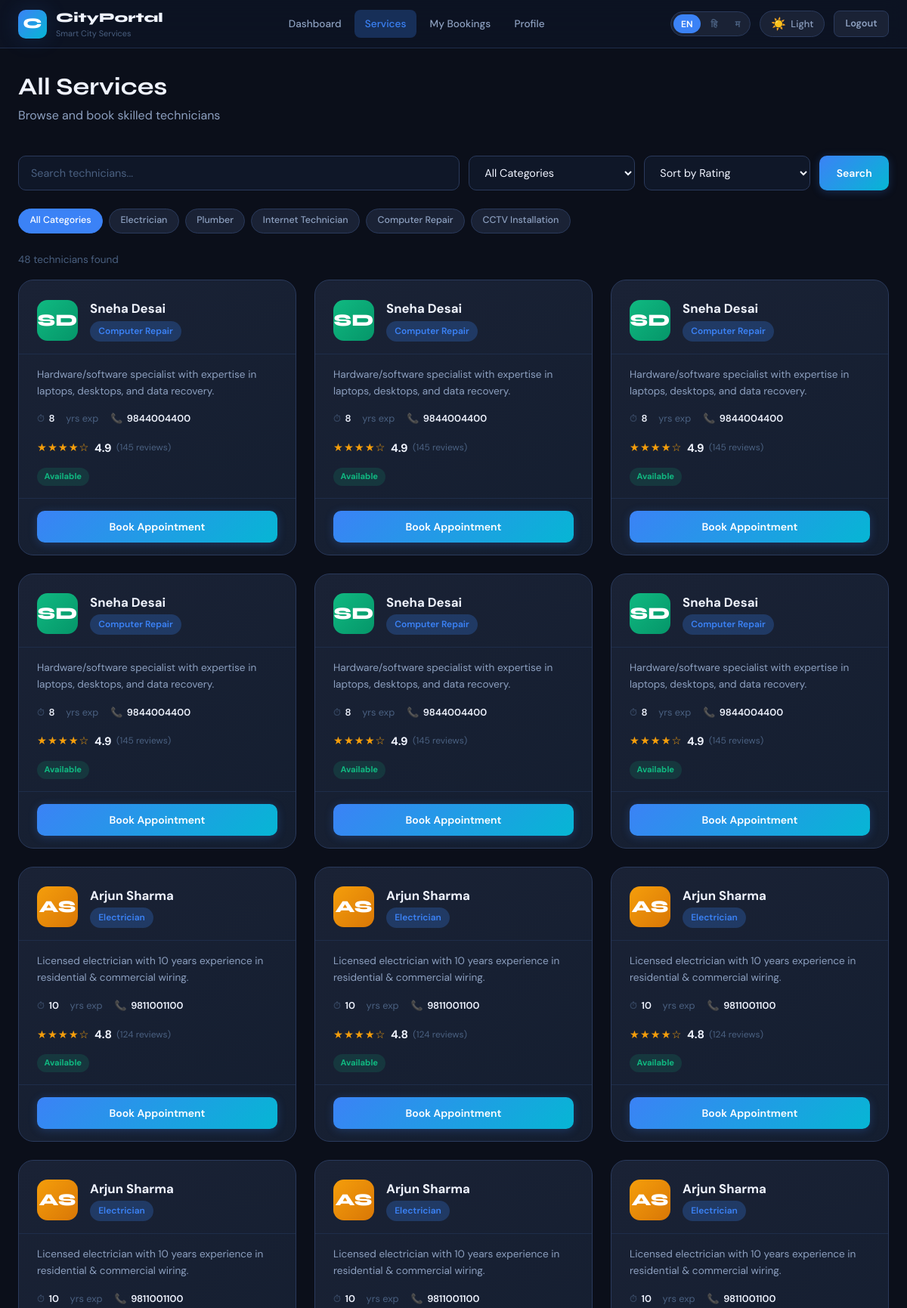
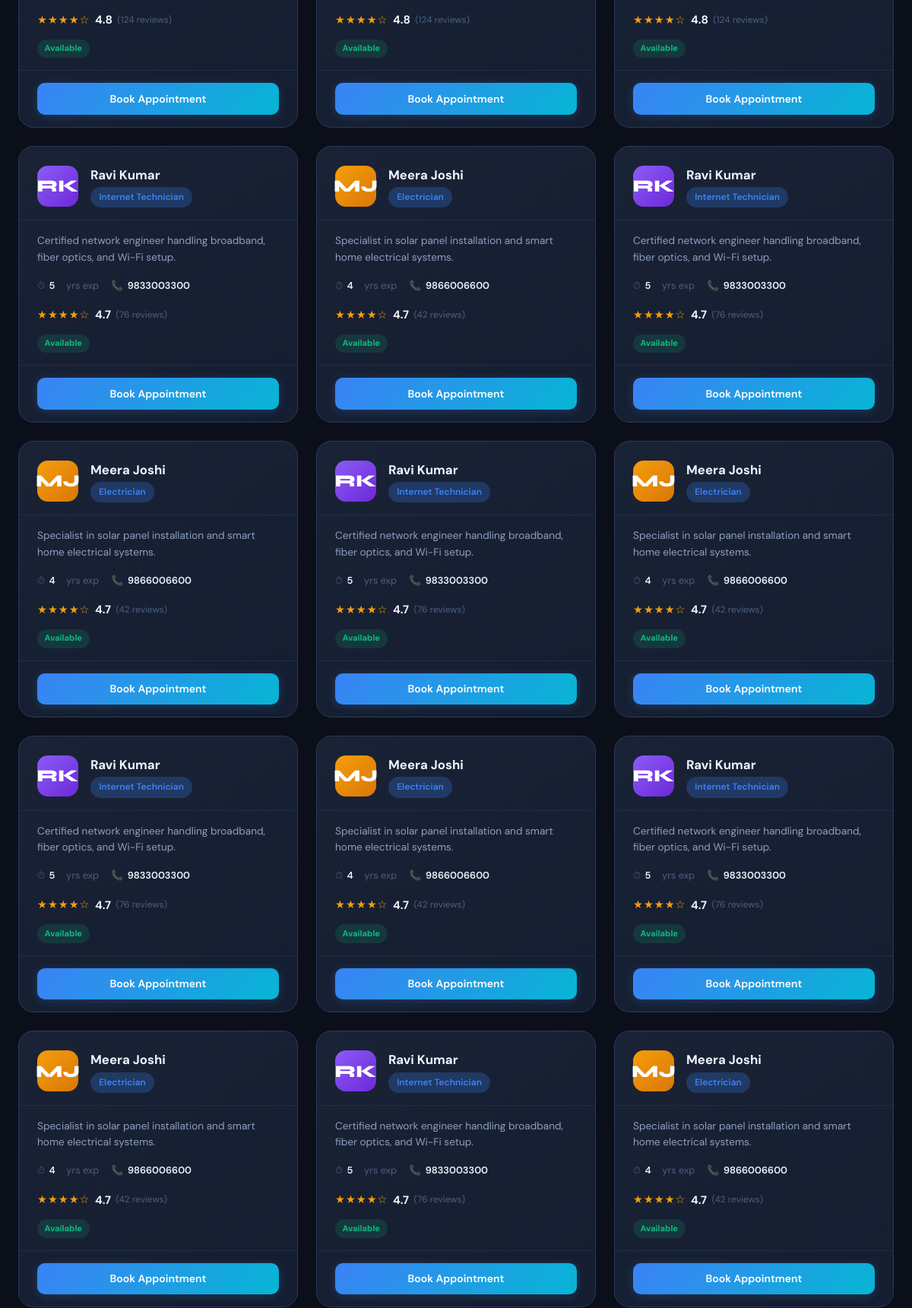
Screenshot of /services (signed in, upper part) with the database file from the repository (2 pictures, top to bottom).
### tables this page shows
CREATE TABLE technicians(
            id INTEGER PRIMARY KEY AUTOINCREMENT,
            name TEXT NOT NULL, specialization TEXT NOT NULL,
            phone TEXT, email TEXT, bio TEXT,
            experience INTEGER DEFAULT 1,
            rating REAL DEFAULT 0, review_count INTEGER DEFAULT 0,
            available INTEGER DEFAULT 1,
            created_at TIMESTAMP DEFAULT CURRENT_TIMESTAMP);

### app.py (the view)
@app.route('/services')
def services():
    if 'user_id' not in session: return redirect(url_for('login'))
    q = request.args.get('q','')
    cat = request.args.get('cat','')
    sort = request.args.get('sort','rating')
    con = db()
    query = 'SELECT * FROM technicians WHERE available=1'
    params = []
    if q:
        query += ' AND (name LIKE ? OR specialization LIKE ? OR bio LIKE ?)'
        params += [f'%{q}%',f'%{q}%',f'%{q}%']
    if cat:
        query += ' AND specialization=?'; params.append(cat)
    order = {'rating':'rating DESC','name':'name ASC','exp':'experience DESC'}.get(sort,'rating DESC')
    query += f' ORDER BY {order}'
    techs = con.execute(query, params).fetchall()
    cats = [r[0] for r in con.execute('SELECT DISTINCT specialization FROM technicians').fetchall()]
    con.close()
    return render_template('services.html', techs=techs, cats=cats, q=q, cat=cat, sort=sort, user=current_user())

### app.py (called while the page is built)
def db():
    c = sqlite3.connect(DB); c.row_factory = sqlite3.Row; return c

def current_user():
    if 'user_id' not in session: return None
    con = db()
    u = con.execute('SELECT * FROM users WHERE id=?', (session['user_id'],)).fetchone()
    con.close(); return u

### templates/services.html (shortened to what this page needs)
{% extends "base.html" %}
{% block content %}
<div class="main-content">
  <div class="page-header">
    <h1 data-t="svc_title">All Services</h1>
    <p data-t="svc_subtitle">Browse and book skilled technicians</p>
  </div>
  <form method="GET" action="{{ url_for('services') }}">
    <div class="search-bar">
      <input type="text" name="q" class="form-control" data-t-ph="svc_search" placeholder="Search technicians..." value="{{ q }}"/>
      <select name="cat" class="form-control" style="max-width:200px">
        <option value="" data-t="svc_filter_all">All Categories</option>
      </select>
      <select name="sort" class="form-control" style="max-width:180px">
        <option value="rating" {% if sort=='rating' %}selected{% endif %} data-t="svc_sort_rating">Sort by Rating</option>
      </select>
      <button type="submit" class="btn btn-primary" data-t="svc_search_btn">Search</button>
    </div>
  </form>
  <div class="filter-chips">
    <a href="{{ url_for('services') }}" class="chip {% if not cat %}active{% endif %}" data-t="svc_filter_all">All</a>
    {% for c in cats %}
    <a href="{{ url_for('services', cat=c) }}" class="chip {% if cat==c %}active{% endif %}">
      <span data-service="{{ c }}">{{ c }}</span>
    </a>
    {% endfor %}
  </div>
  <p style="margin-bottom:1rem;color:var(--text-muted);font-size:.85rem">
    {{ techs|length }} technician{% if techs|length != 1 %}s{% endif %} found
  </p>
  {% if techs %}
  <div class="tech-grid">
    {% for t in techs %}
    {% set initials = t.name.split()[0][0] + (t.name.split()[1][0] if t.name.split()|length > 1 else '') %}
    {% set svc_class = 'svc-' + t.specialization.split()[0] %}
    <div class="tech-card fade-in">
      <div class="tech-card-header">
        <div class="tech-avatar {{ svc_class }}">{{ initials }}</div>
        <div>
          <div class="tech-name">{{ t.name }}</div>
          <span class="tech-spec"><span data-service="{{ t.specialization }}">{{ t.specialization }}</span></span>
        </div>
      </div>
      <div class="tech-card-body">
        <p class="tech-bio">{{ t.bio }}</p>
        <div class="tech-meta">
          <div class="tech-meta-item">
            ⏱ <span class="val">{{ t.experience }}</span>&nbsp;<span data-t="svc_exp">yrs exp</span>
          </div>
          <div class="tech-meta-item">
            📞 <span class="val">{{ t.phone }}</span>
          </div>
        </div>
        <div class="tech-rating" style="margin-bottom:.75rem">
          <span class="stars-display">{{ '★' * t.rating|int }}{{ '☆' * (5 - t.rating|int) }}</span>
          <span class="rating-num">{{ t.rating }}</span>
          <span class="review-cnt">({{ t.review_count }} <span data-t="svc_reviews">reviews</span>)</span>
        </div>
        <span class="badge-avail {{ 'yes' if t.available else 'no' }}" data-t="{{ 'svc_available' if t.available else 'svc_unavailable' }}">
        </span>
      </div>
      <div class="tech-card-footer">
        {% if t.available %}
        <a href="{{ url_for('book', tech_id=t.id) }}" class="btn btn-primary btn-full" data-t="svc_book">Book Appointment</a>
        {% else %}
        <button class="btn btn-secondary btn-full" disabled data-t="svc_unavailable">Unavailable</button>
        {% endif %}
      </div>
    </div>
    {% endfor %}
  </div>
  {% else %}
  <div class="card" style="text-align:center;padding:3rem">
    <div style="font-size:3rem;margin-bottom:1rem">🔍</div>
    <h3 data-t="svc_no_result">No technicians found</h3>
  </div>
  {% endif %}
</div>
{% endblock %}

### templates/base.html (shortened to what this page needs)
<!DOCTYPE html>
<html lang="en" data-theme="dark">
<head>
  <link rel="stylesheet" href="{{ url_for('static', filename='css/style.css') }}"/>
</head>
<body>
{% if session.get('user_id') %}
<nav class="navbar">
  <div class="nav-brand">
    <div class="nav-logo">C</div>
    <div>
      <span class="nav-title" data-t="nav_brand">CityPortal</span>
      <span class="nav-subtitle" data-t="nav_tagline">Smart City Services</span>
    </div>
  </div>
  <div id="navMenu" class="nav-controls">
    <div class="nav-links">
      {% if session.get('user_role') == 'admin' %}
        <a href="{{ url_for('admin_panel') }}" class="nav-link {% if request.endpoint=='admin_panel' %}active{% endif %}" data-t="nav_admin">Admin Panel</a>
      {% else %}
        <a href="{{ url_for('dashboard') }}"  class="nav-link {% if request.endpoint=='dashboard' %}active{% endif %}" data-t="nav_dashboard">Dashboard</a>
        <a href="{{ url_for('services') }}"   class="nav-link {% if request.endpoint=='services' %}active{% endif %}"  data-t="nav_services">Services</a>
        <a href="{{ url_for('bookings') }}"   class="nav-link {% if request.endpoint=='bookings' %}active{% endif %}"  data-t="nav_bookings">My Bookings</a>
        <a href="{{ url_for('profile') }}"    class="nav-link {% if request.endpoint=='profile' %}active{% endif %}"   data-t="nav_profile">Profile</a>
      {% endif %}
    </div>
  </div>
  <div class="nav-right">
    <div class="lang-selector">
      <button class="lang-btn" data-lang="en">EN</button>
      <button class="lang-btn" data-lang="hi">हि</button>
      <button class="lang-btn" data-lang="mr">म</button>
    </div>
    <button class="theme-btn" id="themeToggleBtn" title="Toggle theme">
      <span class="theme-icon" id="themeIcon">☀️</span>
      <span id="themeLabel" data-t="theme_light">Light</span>
    </button>
    <a href="{{ url_for('logout') }}" class="btn btn-secondary btn-sm" data-t="nav_logout">Logout</a>
  </div>
</nav>
{% endif %}
{% block content %}{% endblock %}
</body>
</html>

### rows the page displays
technicians: initials "SD", name "Sneha Desai", bio "Hardware/software specialist with expertise in laptops, desktops, and data recovery.", experience "8", phone "9844004400", rating "★★★★", rating "☆", rating "4.9", review_count "145"
technicians: initials "SD", name "Sneha Desai", bio "Hardware/software specialist with expertise in laptops, desktops, and data recovery.", experience "8", phone "9844004400", rating "★★★★", rating "☆", rating "4.9", review_count "145"
technicians: initials "SD", name "Sneha Desai", bio "Hardware/software specialist with expertise in laptops, desktops, and data recovery.", experience "8", phone "9844004400", rating "★★★★", rating "☆", rating "4.9", review_count "145"
technicians: initials "SD", name "Sneha Desai", bio "Hardware/software specialist with expertise in laptops, desktops, and data recovery.", experience "8", phone "9844004400", rating "★★★★", rating "☆", rating "4.9", review_count "145"
technicians: initials "SD", name "Sneha Desai", bio "Hardware/software specialist with expertise in laptops, desktops, and data recovery.", experience "8", phone "9844004400", rating "★★★★", rating "☆", rating "4.9", review_count "145"
technicians: initials "SD", name "Sneha Desai", bio "Hardware/software specialist with expertise in laptops, desktops, and data recovery.", experience "8", phone "9844004400", rating "★★★★", rating "☆", rating "4.9", review_count "145"
technicians: initials "AS", name "Arjun Sharma", bio "Licensed electrician with 10 years experience in residential & commercial wiring.", experience "10", phone "9811001100", rating "★★★★", rating "☆", rating "4.8", review_count "124"
technicians: initials "AS", name "Arjun Sharma", bio "Licensed electrician with 10 years experience in residential & commercial wiring.", experience "10", phone "9811001100", rating "★★★★", rating "☆", rating "4.8", review_count "124"
technicians: initials "AS", name "Arjun Sharma", bio "Licensed electrician with 10 years experience in residential & commercial wiring.", experience "10", phone "9811001100", rating "★★★★", rating "☆", rating "4.8", review_count "124"
technicians: initials "AS", name "Arjun Sharma", bio "Licensed electrician with 10 years experience in residential & commercial wiring.", experience "10", phone "9811001100", rating "★★★★", rating "☆", rating "4.8", review_count "124"
technicians: initials "AS", name "Arjun Sharma", bio "Licensed electrician with 10 years experience in residential & commercial wiring.", experience "10", phone "9811001100", rating "★★★★", rating "☆", rating "4.8", review_count "124"
technicians: initials "AS", name "Arjun Sharma", bio "Licensed electrician with 10 years experience in residential & commercial wiring.", experience "10", phone "9811001100", rating "★★★★", rating "☆", rating "4.8", review_count "124"
technicians: initials "RK", name "Ravi Kumar", bio "Certified network engineer handling broadband, fiber optics, and Wi-Fi setup.", experience "5", phone "9833003300", rating "★★★★", rating "☆", rating "4.7", review_count "76"
technicians: initials "MJ", name "Meera Joshi", bio "Specialist in solar panel installation and smart home electrical systems.", experience "4", phone "9866006600", rating "★★★★", rating "☆", rating "4.7", review_count "42"
technicians: initials "RK", name "Ravi Kumar", bio "Certified network engineer handling broadband, fiber optics, and Wi-Fi setup.", experience "5", phone "9833003300", rating "★★★★", rating "☆", rating "4.7", review_count "76"
technicians: initials "MJ", name "Meera Joshi", bio "Specialist in solar panel installation and smart home electrical systems.", experience "4", phone "9866006600", rating "★★★★", rating "☆", rating "4.7", review_count "42"
technicians: initials "RK", name "Ravi Kumar", bio "Certified network engineer handling broadband, fiber optics, and Wi-Fi setup.", experience "5", phone "9833003300", rating "★★★★", rating "☆", rating "4.7", review_count "76"
technicians: initials "MJ", name "Meera Joshi", bio "Specialist in solar panel installation and smart home electrical systems.", experience "4", phone "9866006600", rating "★★★★", rating "☆", rating "4.7", review_count "42"
technicians: initials "RK", name "Ravi Kumar", bio "Certified network engineer handling broadband, fiber optics, and Wi-Fi setup.", experience "5", phone "9833003300", rating "★★★★", rating "☆", rating "4.7", review_count "76"
technicians: initials "MJ", name "Meera Joshi", bio "Specialist in solar panel installation and smart home electrical systems.", experience "4", phone "9866006600", rating "★★★★", rating "☆", rating "4.7", review_count "42"
technicians: initials "RK", name "Ravi Kumar", bio "Certified network engineer handling broadband, fiber optics, and Wi-Fi setup.", experience "5", phone "9833003300", rating "★★★★", rating "☆", rating "4.7", review_count "76"
technicians: initials "MJ", name "Meera Joshi", bio "Specialist in solar panel installation and smart home electrical systems.", experience "4", phone "9866006600", rating "★★★★", rating "☆", rating "4.7", review_count "42"
technicians: initials "RK", name "Ravi Kumar", bio "Certified network engineer handling broadband, fiber optics, and Wi-Fi setup.", experience "5", phone "9833003300", rating "★★★★", rating "☆", rating "4.7", review_count "76"
technicians: initials "MJ", name "Meera Joshi", bio "Specialist in solar panel installation and smart home electrical systems.", experience "4", phone "9866006600", rating "★★★★", rating "☆", rating "4.7", review_count "42"

### other values shown
{{ techs|length }} "48"
